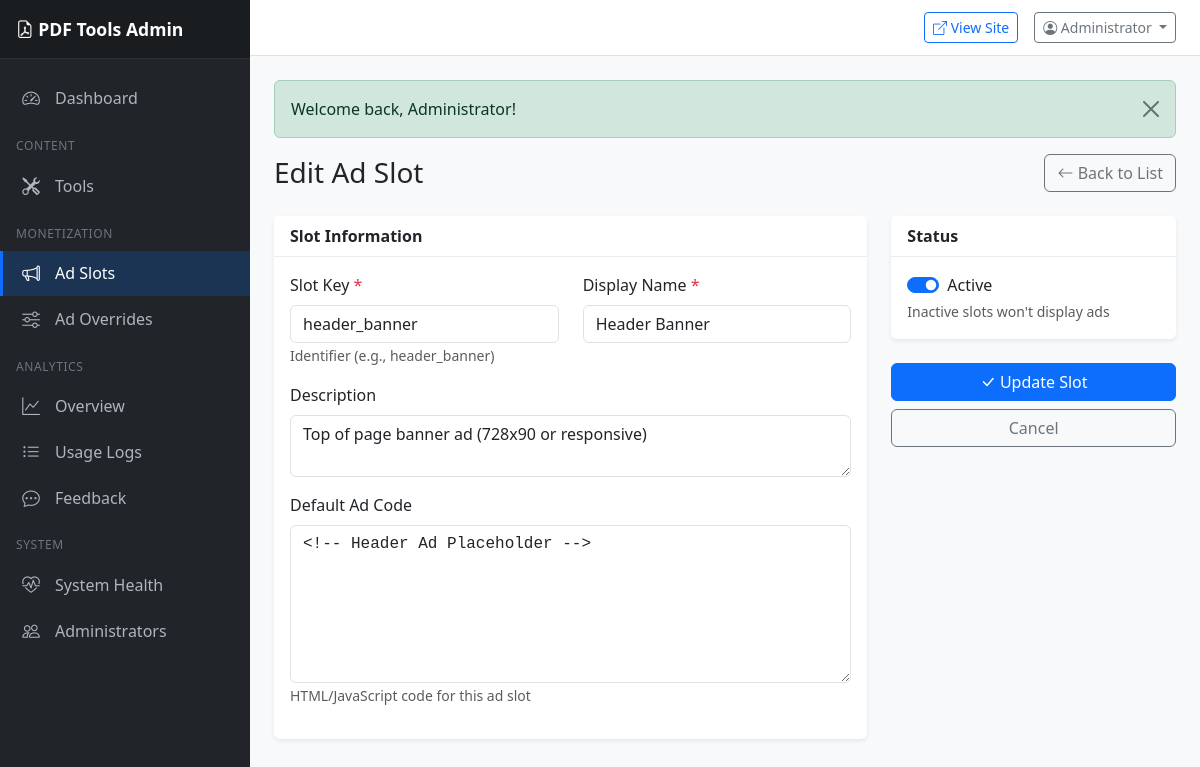
The page /admin/modules/ads/slot_edit.php?id=1 (signed in) on the database its author committed.
### tables this page shows
CREATE TABLE IF NOT EXISTS ad_slots (
    id INT AUTO_INCREMENT PRIMARY KEY,
    slot_key VARCHAR(50) NOT NULL UNIQUE,
    slot_name VARCHAR(100) NOT NULL,
    description TEXT,
    default_code TEXT,
    is_active TINYINT(1) NOT NULL DEFAULT 1,
    created_at TIMESTAMP DEFAULT CURRENT_TIMESTAMP,
    updated_at TIMESTAMP DEFAULT CURRENT_TIMESTAMP ON UPDATE CURRENT_TIMESTAMP,
    INDEX idx_slot_key (slot_key),
    INDEX idx_is_active (is_active)
);

### admin/config/config.php (called while the page is built, shortened)
<?php
function get_db_connection(): PDO {
    static $pdo = null;
    if ($pdo === null) {
        $dsn = sprintf(
            'mysql:host=%s;dbname=%s;charset=%s',
            DB_HOST,
            DB_NAME,
            DB_CHARSET
        );
        $options = [
            PDO::ATTR_ERRMODE => PDO::ERRMODE_EXCEPTION,
            PDO::ATTR_DEFAULT_FETCH_MODE => PDO::FETCH_ASSOC,
            PDO::ATTR_EMULATE_PREPARES => false,
        ];
        try {
            $pdo = new PDO($dsn, DB_USER, DB_PASS, $options);
        } catch (PDOException $e) {
            error_log('Database connection failed: ' . $e->getMessage());
            die('Database connection failed. Please check configuration.');
        }
    }
    return $pdo;
}
function is_logged_in(): bool {
    return isset($_SESSION['admin_id']) && !empty($_SESSION['admin_id']);
}
function get_current_admin(): ?array {
    static $admin = null;
    if ($admin === null) {
        $pdo = get_db_connection();
        $stmt = $pdo->prepare('SELECT * FROM admins WHERE id = ? AND is_active = 1');
        $stmt->execute([$_SESSION['admin_id']]);
        $admin = $stmt->fetch();
    }
    return $admin ?: null;
}
function has_role(string|array $roles): bool {
    $admin = get_current_admin();
    if (is_string($roles)) {
        $roles = [$roles];
    }
    return in_array($admin['role'], $roles);
}
function e(string $string): string {
    return htmlspecialchars($string, ENT_QUOTES, 'UTF-8');
}

### admin/includes/auth_check.php (called while the page is built, shortened)
<?php
require_once __DIR__ . '/../config/config.php';
$current_admin = get_current_admin();

### admin/modules/ads/slot_edit.php (the view, shortened to what this page needs)
<?php
require_once __DIR__ . '/../../includes/auth_check.php';
$pdo = get_db_connection();
$id = (int)($_GET['id'] ?? 0);
$is_edit = $id > 0;
$page_title = $is_edit ? 'Edit Ad Slot' : 'Add Ad Slot';
$slot = [
    'slot_key' => '',
    'slot_name' => '',
    'description' => '',
    'default_code' => '',
    'is_active' => 1
];
if ($is_edit) {
    $stmt = $pdo->prepare('SELECT * FROM ad_slots WHERE id = ?');
    $stmt->execute([$id]);
    $existing = $stmt->fetch();
    $slot = array_merge($slot, $existing);
}
include __DIR__ . '/../../includes/header.php';
include __DIR__ . '/../../includes/sidebar.php';
?>
<div class="d-flex justify-content-between align-items-center mb-4">
    <h1 class="h3 mb-0"><?php echo $page_title; ?></h1>
    <a href="<?php echo ADMIN_BASE_URL; ?>/modules/ads/slots_list.php" class="btn btn-outline-secondary">
        <i class="bi bi-arrow-left"></i> Back to List
    </a>
</div>
<form method="POST" action="<?php echo ADMIN_BASE_URL; ?>/modules/ads/slot_save.php">
    <div class="row">
        <div class="col-lg-8">
            <div class="card mb-4">
                <div class="card-header">Slot Information</div>
                <div class="card-body">
                    <div class="row mb-3">
                        <div class="col-md-6">
                            <label for="slot_key" class="form-label">Slot Key <span class="text-danger">*</span></label>
                            <input type="text" class="form-control" id="slot_key" name="slot_key"
                                   value="<?php echo e($slot['slot_key']); ?>" required
                                   pattern="[a-z0-9_]+" title="Lowercase letters, numbers, and underscores only"
                                   <?php echo $is_edit ? 'readonly' : ''; ?>>
                            <small class="text-muted">Identifier (e.g., header_banner)</small>
                        </div>
                        <div class="col-md-6">
                            <label for="slot_name" class="form-label">Display Name <span class="text-danger">*</span></label>
                            <input type="text" class="form-control" id="slot_name" name="slot_name"
                                   value="<?php echo e($slot['slot_name']); ?>" required>
                        </div>
                    </div>
                    <div class="mb-3">
                        <label for="description" class="form-label">Description</label>
                        <textarea class="form-control" id="description" name="description"
                                  rows="2"><?php echo e($slot['description']); ?></textarea>
                    </div>
                    <div class="mb-3">
                        <label for="default_code" class="form-label">Default Ad Code</label>
                        <textarea class="form-control" id="default_code" name="default_code"
                                  rows="6" style="font-family: monospace;"><?php echo e($slot['default_code']); ?></textarea>
                        <small class="text-muted">HTML/JavaScript code for this ad slot</small>
                    </div>
                </div>
            </div>
        </div>
        <div class="col-lg-4">
            <div class="card mb-4">
                <div class="card-header">Status</div>
                <div class="card-body">
                    <div class="form-check form-switch">
                        <input class="form-check-input" type="checkbox" id="is_active" name="is_active" value="1"
                               <?php echo $slot['is_active'] ? 'checked' : ''; ?>>
                        <label class="form-check-label" for="is_active">Active</label>
                    </div>
                    <small class="text-muted">Inactive slots won't display ads</small>
                </div>
            </div>
            <div class="d-grid gap-2">
                <button type="submit" class="btn btn-primary">
                    <i class="bi bi-check-lg"></i> <?php echo $is_edit ? 'Update Slot' : 'Create Slot'; ?>
                </button>
                <a href="<?php echo ADMIN_BASE_URL; ?>/modules/ads/slots_list.php" class="btn btn-outline-secondary">
                    Cancel
                </a>
            </div>
        </div>
    </div>
</form>
<?php include __DIR__ . '/../../includes/footer.php'; ?>

### admin/includes/sidebar.php (shortened to what this page needs)
<?php
$current_page = basename($_SERVER['PHP_SELF']);
$current_module = '';
if (strpos($_SERVER['REQUEST_URI'], '/modules/') !== false) {
    preg_match('/\/modules\/([^\/]+)/', $_SERVER['REQUEST_URI'], $matches);
    $current_module = $matches[1] ?? '';
}
?>
<nav class="sidebar">
    <div class="sidebar-brand">
        <a href="<?php echo ADMIN_BASE_URL; ?>/dashboard.php">
            <i class="bi bi-file-earmark-pdf"></i> <?php echo ADMIN_SITE_NAME; ?>
        </a>
    </div>
    <div class="sidebar-nav">
        <a href="<?php echo ADMIN_BASE_URL; ?>/dashboard.php"
           class="nav-link <?php echo $current_page === 'dashboard.php' ? 'active' : ''; ?>">
            <i class="bi bi-speedometer2"></i> Dashboard
        </a>
        <div class="nav-section">Content</div>
        <a href="<?php echo ADMIN_BASE_URL; ?>/modules/tools/list.php"
           class="nav-link <?php echo $current_module === 'tools' ? 'active' : ''; ?>">
            <i class="bi bi-tools"></i> Tools
        </a>
        <?php if (has_role(['super_admin', 'ad_manager'])): ?>
        <div class="nav-section">Monetization</div>
        <a href="<?php echo ADMIN_BASE_URL; ?>/modules/ads/slots_list.php"
           class="nav-link <?php echo $current_module === 'ads' && strpos($current_page, 'slot') !== false ? 'active' : ''; ?>">
            <i class="bi bi-megaphone"></i> Ad Slots
        </a>
        <a href="<?php echo ADMIN_BASE_URL; ?>/modules/ads/overrides_list.php"
           class="nav-link <?php echo $current_module === 'ads' && strpos($current_page, 'override') !== false ? 'active' : ''; ?>">
            <i class="bi bi-sliders"></i> Ad Overrides
        </a>
        <?php endif; ?>
        <div class="nav-section">Analytics</div>
        <a href="<?php echo ADMIN_BASE_URL; ?>/modules/analytics/overview.php"
           class="nav-link <?php echo $current_module === 'analytics' && $current_page === 'overview.php' ? 'active' : ''; ?>">
            <i class="bi bi-graph-up"></i> Overview
        </a>
        <a href="<?php echo ADMIN_BASE_URL; ?>/modules/analytics/logs.php"
           class="nav-link <?php echo $current_module === 'analytics' && $current_page === 'logs.php' ? 'active' : ''; ?>">
            <i class="bi bi-list-ul"></i> Usage Logs
        </a>
        <a href="<?php echo ADMIN_BASE_URL; ?>/modules/feedback/list.php"
           class="nav-link <?php echo $current_module === 'feedback' ? 'active' : ''; ?>">
            <i class="bi bi-chat-dots"></i> Feedback
        </a>
        <?php if (has_role('super_admin')): ?>
        <div class="nav-section">System</div>
        <a href="<?php echo ADMIN_BASE_URL; ?>/modules/system/health.php"
           class="nav-link <?php echo $current_module === 'system' ? 'active' : ''; ?>">
            <i class="bi bi-heart-pulse"></i> System Health
        </a>
        <a href="<?php echo ADMIN_BASE_URL; ?>/modules/admins/list.php"
           class="nav-link <?php echo $current_module === 'admins' ? 'active' : ''; ?>">
            <i class="bi bi-people"></i> Administrators
        </a>
        <?php endif; ?>
    </div>
</nav>
<div class="main-content">
    <div class="top-navbar">
        <div class="d-flex align-items-center gap-3">
            <a href="<?php echo PUBLIC_BASE_URL; ?>/" target="_blank" class="btn btn-sm btn-outline-primary">
                <i class="bi bi-box-arrow-up-right"></i> View Site
            </a>
            <div class="dropdown">
                <button class="btn btn-sm btn-outline-secondary dropdown-toggle" type="button" data-bs-toggle="dropdown">
                    <i class="bi bi-person-circle"></i> <?php echo e($current_admin['name']); ?>
                </button>
            </div>
        </div>
    </div>
    <div class="content-wrapper">
        <?php include __DIR__ . '/flash.php'; ?>

### admin/includes/header.php (style rules this page uses)
:root { --sidebar-width: 250px; }
body { min-height: 100vh; background-color: #f8f9fa; }
.sidebar { position: fixed; top: 0; left: 0; width: var(--sidebar-width); height: 100vh; background: #212529; padding: 0; overflow-y: auto; z-index: 1000; }
.sidebar-brand { padding: 1rem; background: #1a1d20; border-bottom: 1px solid #2c3034; }
.sidebar-brand a { color: #fff; text-decoration: none; font-weight: 600; font-size: 1.1rem; }
.sidebar-nav { padding: 1rem 0; }
.sidebar-nav .nav-section { padding: 0.5rem 1rem; font-size: 0.75rem; text-transform: uppercase; letter-spacing: 0.05em; color: #6c757d; margin-top: 0.5rem; }
.sidebar-nav .nav-link { padding: 0.6rem 1rem; color: #adb5bd; display: flex; align-items: center; gap: 0.75rem; transition: all 0.2s; border-left: 3px solid transparent; }
.sidebar-nav .nav-link.active { color: #fff; background: rgba(13, 110, 253, 0.2); border-left-color: #0d6efd; }
.sidebar-nav .nav-link i { font-size: 1.1rem; width: 1.5rem; text-align: center; }
.main-content { margin-left: var(--sidebar-width); min-height: 100vh; }
.top-navbar { background: #fff; border-bottom: 1px solid #dee2e6; padding: 0.75rem 1.5rem; display: flex; justify-content: space-between; align-items: center; }
.content-wrapper { padding: 1.5rem; }
.card { border: none; box-shadow: 0 0.125rem 0.25rem rgba(0, 0, 0, 0.075); }
.card-header { background: #fff; border-bottom: 1px solid #e9ecef; font-weight: 600; }

### rows shown on the page
ad_slots: slot_key "header_banner", slot_name "Header Banner", description "Top of page banner ad (728x90 or responsive)", default_code "<!-- Header Ad Placeholder -->", is_active "☑"

### other values the page prints
ADMIN_SITE_NAME "PDF Tools Admin"
$current_admin['name'] "Administrator"
$flash['message'] "Welcome back, Administrator!"
$page_title "Edit Ad Slot"
